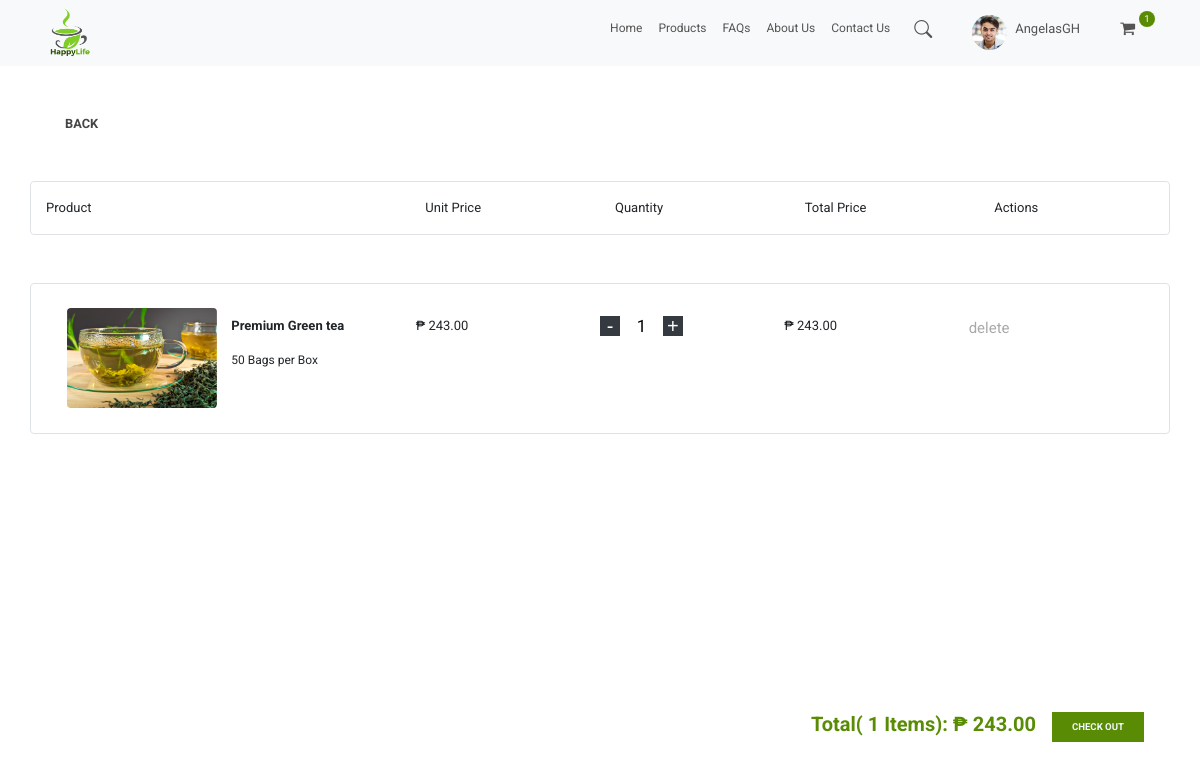
/user_cart/ (signed in), run on an earlier commit of the app's database.
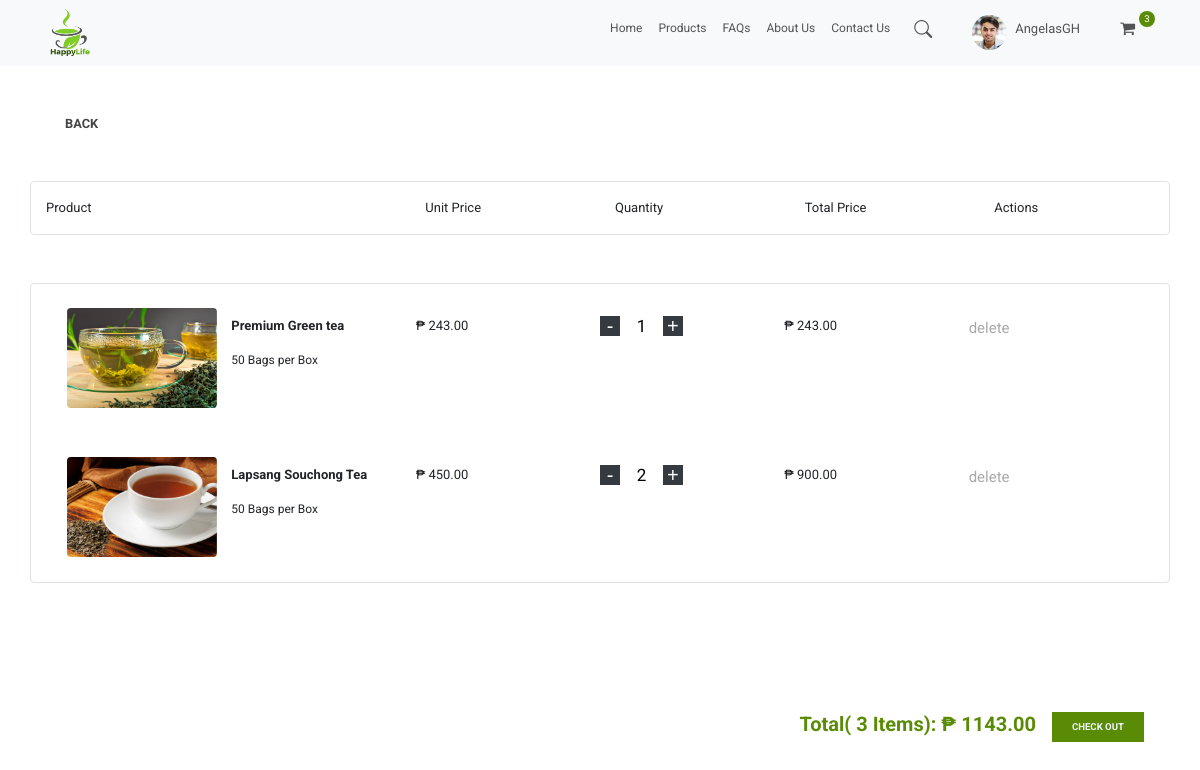
And on a later commit of the database.
### store/models.py (models this page shows, shortened)
class Order(models.Model):
    customer = models.ForeignKey(Customer, on_delete=models.SET_NULL, null=True, blank=True)
    date_ordered = models.DateTimeField(auto_now_add=True)
    complete = models.BooleanField(default=False, null=True, blank=False)
    transaction_id = models.CharField(max_length=100, null=True)
    @property
    def get_cart_total(self):
        orderitems = self.orderitem_set.all()
        total = sum([item.get_total for item in orderitems])
        return total
    def get_cart_items(self):
        orderitems = self.orderitem_set.all()
        total = sum([item.quantity for item in orderitems])
        return total

class OrderItem(models.Model):
    product = models.ForeignKey(Product, on_delete=models.SET_NULL, null=True, blank=True)
    order = models.ForeignKey(Order, on_delete=models.SET_NULL, null=True, blank=True)
    quantity = models.IntegerField(default=0, null=True, blank=True)
    date_added = models.DateTimeField(auto_now_add=True)
    @property
    def get_total(self):
        total = self.product.price * self.quantity
        return total

class Product(models.Model):
    name = models.CharField(max_length=200)
    price = models.FloatField()
    details = models.CharField(max_length=500, null=True, blank=True)
    benefits = models.CharField(max_length=500, null=True, blank=True)
    image = models.ImageField(null=True, blank=True)
    @property
    def imageURL(self):
        try:
            url = self.image.url
        except:
            url = ''
        return url

### store/views.py (the view)
# urls.py: path('user_cart/', views.user_cart, name="user_cart"),
def user_cart(request):
    if request.user.is_authenticated:
        customer = request.user.customer
        order, created = Order.objects.get_or_create(customer=customer, complete=False)
        items = order.orderitem_set.all()
        cartItems = order.get_cart_items
    else:
        items = []
        order = {'get_cart_total': 0, 'get_cart_items': 0}
        cartItems = order['get_cart_items']
    context = {'items': items, 'order': order, 'cartItems': cartItems}
    return render(request, 'user/cart.html', context)

### store/templates/user/cart.html
{% extends 'user/home.html' %}
{% load static %}
{% block content %}
    <section id="signin-form" >
        <div class="container">
            <a href="{% url 'user_products' %}"><button class="back-btn py-5">Back</button></a>
            <div class="row border rounded pt-3">
                <div class="col-lg-4">
                    <p>Product</p>
                </div>
                <div class="col-lg-2">
                    <p>Unit Price</p>
                </div>
                <div class="col-lg-2">
                    <p>Quantity</p>
                </div>
                <div class="col-lg-2">
                    <p>Total Price</p>
                </div>
                <div class="col-lg-2">
                    <p>Actions</p>
                </div>
            </div>
            <br><br>
            <div class="row border rounded">
            {% for item in items %}
            <div class="row p-3">
                <div class="col-lg-4">
                    <div class="row">
                        <div class="col-lg-6">
                            <div class="form-check pt-2">
                              <label class="form-check-label">
                                <img id="cart-image" class="rounded mx-auto d-block" src="{{item.product.imageURL}}">
                              </label>
                            </div>
                        </div>
                        <div class="col-lg-6 col-md-4 py-3">
                              <p><strong>{{item.product.name}}</strong></p>
                              <p style="font-size:12px;, margin:0;, padding: 0;">50 Bags per Box</p>
                        </div>
                    </div>
                </div>
                <div class="col-lg-2 pt-3">
                    <p>₱ {{item.product.price|floatformat:2}}</p>
                </div>
                <div class="col-lg-2 pt-3">
                        <div class="qty">
                            <span data-product="{{item.product.id}}" data-action="remove" class="minus bg-dark update-cart">-</span>
                            <input type="number" class="count" name="qty" value="{{ item.quantity}}">
                            <span data-product="{{item.product.id}}" data-action="add" class="plus bg-dark update-cart">+</span>
                        </div>
                </div>
                <div class="col-lg-2 pt-3">
                    <p>₱ {{item.get_total|floatformat:2}}</p>
                </div>
                <div class="col-lg-2 pt-3">
                    <span data-product="{{item.product.id}}" data-action="delete" class="span update-cart">delete</span>
                </div>
            </div>
            {% endfor %}
            </div>
            <br><br>
            <div class="d-flex justify-content-end py-5 px-5 fixed-bottom">
                <div class="p-2 bd-highlight">
                    <h2 style="font-size: 20px">Total( {{order.get_cart_items}} Items): ₱ {{order.get_cart_total|floatformat:2}}</h2>
                </div>
                <div class="p-2 bd-highlight">
                    <a href="{% url 'user_checkout' %}"><button class="btn-add-to-cart">CHECK OUT</button></a>
                </div>
            </div>
        </div>
    </section>
{% endblock content %}

### store/templates/user/home.html (shortened to what this page needs)
<!DOCTYPE html>
{% load static %}
<html>
<head>
        <link rel="stylesheet" href="https://cdn.jsdelivr.net/npm/bootstrap@5.2.0-beta1/dist/css/bootstrap.min.css">
        <link rel="stylesheet" href="https://cdn.jsdelivr.net/npm/bootstrap@4.1.3/dist/css/bootstrap.min.css">
        <link rel="stylesheet" href="https://stackpath.bootstrapcdn.com/bootstrap/4.1.3/css/bootstrap.min.css">
        <link rel="stylesheet" href="https://cdn.jsdelivr.net/npm/bootstrap-icons@1.8.3/font/bootstrap-icons.css">
        <link rel="stylesheet" href="https://cdn.jsdelivr.net/npm/bootstrap@4.0.0/dist/css/bootstrap.min.css"
>
        <link href="https://stackpath.bootstrapcdn.com/font-awesome/4.7.0/css/font-awesome.min.css" rel="stylesheet">
        <link rel="stylesheet" type="text/css" href="{% static 'css/main.css' %}">
</head>
<body>
        <nav class="navbar sticky-top navbar-expand-lg bg-light">
          <div class="container">
            <a href="{% url 'user_home' %}"><img src="{% static 'images/HappyLife-logo.png' %}" alt=""></a>
            <div class="collapse navbar-collapse" id="navbarSupportedContent">
                {% with request.resolver_match.url_name as url_name %}
              <ul class="navbar-nav ml-auto">
                <li class="nav-item ">
                  <a class="nav-link {% if url_name == 'user_home' %}active{% endif %}" aria-current="page" href="{% url 'user_home' %}">Home</a>
                </li>
                <li class="nav-item">
                  <a class="nav-link {% if url_name == 'user_products' %}active{% endif %}" href="{% url 'user_products' %}">Products</a>
                </li>
                  <li class="nav-item">
                  <a class="nav-link {% if url_name == 'user_faqs' %}active{% endif %}" href="{% url 'user_faqs' %}">FAQs</a>
                </li>
                  <li class="nav-item">
                  <a class="nav-link {% if url_name == 'user_about_us' %}active{% endif %}" href="{% url 'user_about_us' %}">About Us</a>
                </li>
                  <li class="nav-item">
                  <a class="nav-link {% if url_name == 'user_contact_us' %}active{% endif %}" href="{% url 'user_contact_us' %}">Contact Us</a>
                </li>
                <li class="nav-item pt-1 px-3">
                      <a href="#search"><i class="bi bi-search" aria-hidden="true"></i></a>
                </li>
                <li class="nav-item pt-1 pl-4 pr-1 ">
                      <a href="#">
                          <img src="{% static 'images/persons/profile.png' %}" alt="..." class="rounded-circle size">
                      </a>
                </li>
                  <li class="nav-item pt-2 pl-1 pr-4 ">
                      <a class="view_link" href="#">
                            <p>{{user}}</p>
                      </a>
                </li>
                  <li class="nav-item pt-1 pl-3 pr-1">
                      <a href="{% url 'user_cart' %}">
                            <i class="fas fa fa-shopping-cart fa-lg"></i>
                      </a>
                </li>
                <li class="nav-item  ">
                      <span class="cart-basket d-flex align-items-center justify-content-center">
                       {{cartItems}}
                      </span>
                </li>
              </ul>
                {% endwith %}
            </div>
          </div>
        </nav>
        {% block content%}{% endblock content%}
</body>
</html>

What changed in the data, as far as the page shows it:
computed for Order: id.quantity "1" → "3"; get_cart_items "1" → "3"; get_cart_total "243.00" → "1143.00"
added OrderItem: product.imageURL (picture), product.name "Lapsang Souchong Tea", product.price "450.00", qty "2", get_total "900.00"
